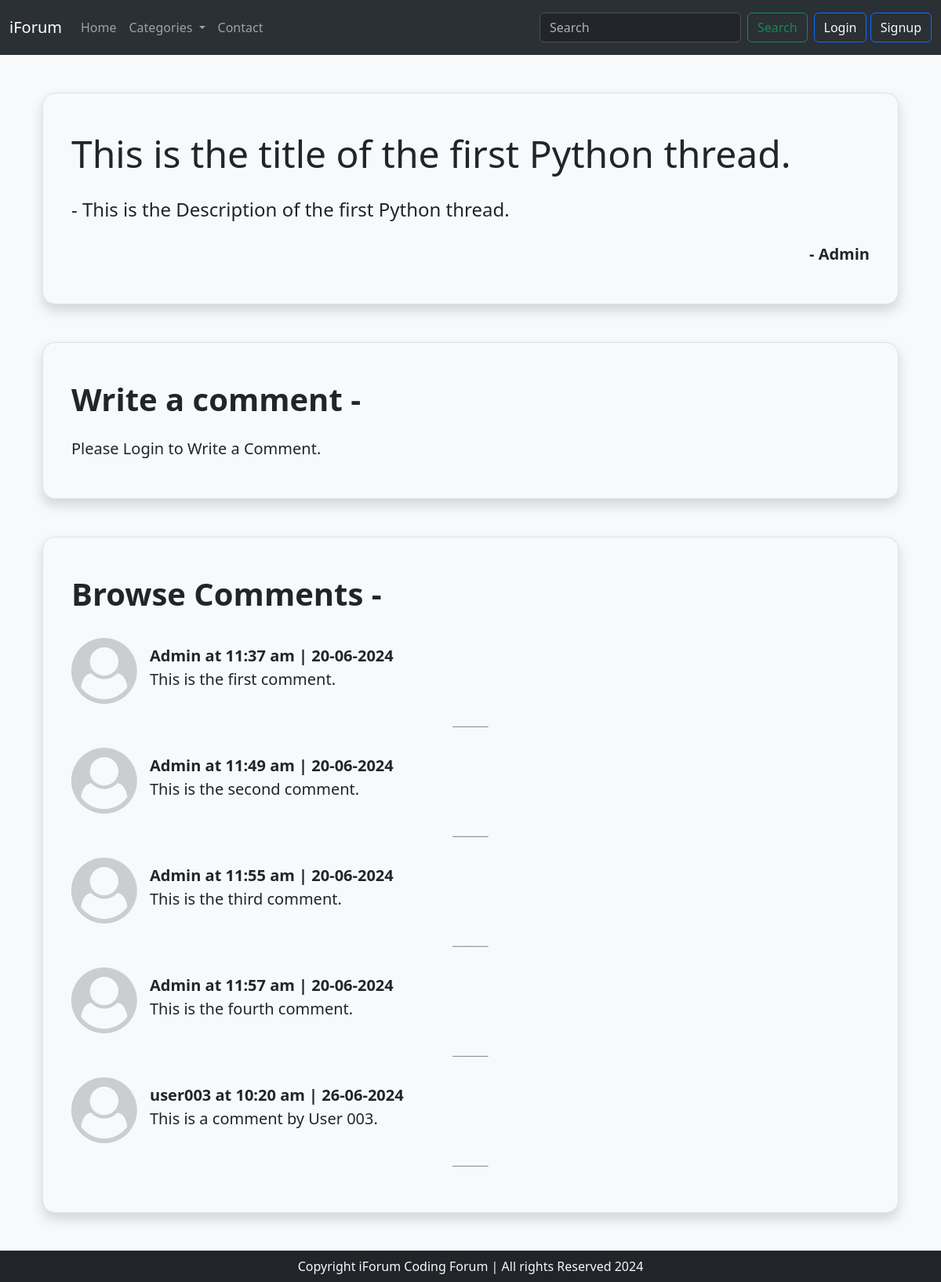
The app's page /thread_comments.php?thread_id=3 with its own data.
### tables this page shows
CREATE TABLE `threads` (
  `thread_id` int(11) NOT NULL,
  `thread_title` varchar(255) NOT NULL,
  `thread_description` text NOT NULL,
  `user_id` int(11) NOT NULL,
  `category_id` int(11) NOT NULL,
  `timestamp` timestamp NOT NULL DEFAULT current_timestamp()
);

CREATE TABLE `users` (
  `user_id` int(11) NOT NULL,
  `name` varchar(255) NOT NULL,
  `username` varchar(255) NOT NULL,
  `email` varchar(255) NOT NULL,
  `password` text NOT NULL,
  `timestamp` timestamp NOT NULL DEFAULT current_timestamp()
);

CREATE TABLE `comments` (
  `comment_id` int(11) NOT NULL,
  `comment_content` text NOT NULL,
  `thread_id` int(11) NOT NULL,
  `user_id` int(11) NOT NULL,
  `timestamp` timestamp NOT NULL DEFAULT current_timestamp()
);

### thread_comments.php (the view, shortened to what this page needs)
<!doctype html>
<html lang="en">
<head>
    <link href="https://cdn.jsdelivr.net/npm/bootstrap@5.3.3/dist/css/bootstrap.min.css" rel="stylesheet"
>
</head>
<body class="bg-light">
    <?php
    require 'partials/__header.php';
    require 'partials/__dbconnect.php';
    $thread_id = $_GET['thread_id'];
    ?>
    <div class="container" id="mainContainer">
        <div class="container">
            <?php
            $sql_thread_detail = "SELECT * FROM `threads` WHERE `thread_id` = '$thread_id'";
            $result = mysqli_query($conn, $sql_thread_detail);
            while ($row = mysqli_fetch_assoc($result)) {
                $thread_user_id = $row['user_id'];
                $sql_get_user = "SELECT * FROM `users` WHERE `user_id` = '$thread_user_id'";
                $result_user = mysqli_query($conn, $sql_get_user);
                if ($result_user) {
                    if (mysqli_num_rows($result_user)) {
                        while ($row_user = mysqli_fetch_assoc($result_user)) {
                            $thread_username = $row_user['username'];
                            echo '<div class="p-4 my-5 bg-body-tertiary rounded-4 border shadow">
                        <div class="container-fluid my-4">
                            <h1 class="display-5">' . $row['thread_title'] . '</h1>
                            <p class="col-md-8 fs-4 my-4">- ' . $row['thread_description'] . '</p>
                            <p class="text-end fw-semibold fs-5">- ' . $thread_username . '</p>
                        </div>
                    </div>';
                        }
                    }
                }
            }
            ?>
            <div class="p-4 my-5 bg-body-tertiary rounded-4 border shadow">
                <div class="container-fluid my-4">
                    <h2 class="display-6 fw-semibold">Write a comment - </h2>
                    <form action="partials/__handleComment.php" method="post" class="my-4">
                        <?php
                        if (isset($_SESSION['loggedIn']) and $_SESSION['loggedIn'] == 'yes') {
                            echo ' <div class="mb-3">
                            <textarea class="form-control" id="comment" name="comment" required></textarea>
                        </div>
                        <button type="submit" class="btn btn-primary mt-3">Submit</button>';
                        } else {
                            echo '<p class="fs-5">Please Login to Write a Comment.</p>';
                        }
                        ?>
                    </form>
                </div>
            </div>
            <div class="p-4 my-5 bg-body-tertiary rounded-4 border shadow">
                <div class="container-fluid my-4">
                    <h2 class="display-6 fw-semibold pb-3">Browse Comments -</h2>
                    <?php
                    $sql_get_threads = "SELECT * FROM `comments` WHERE `thread_id` = '$thread_id'";
                    $result = mysqli_query($conn, $sql_get_threads);
                    if ($result) {
                        if (mysqli_num_rows($result)) {
                            while ($row = mysqli_fetch_assoc($result)) {
                                $comment_content = $row['comment_content'];
                                $comment_user_id = $row['user_id'];
                                $sql_get_user = "SELECT * FROM `users` WHERE `user_id` = '$comment_user_id'";
                                $result_user = mysqli_query($conn, $sql_get_user);
                                if ($result_user) {
                                    if (mysqli_num_rows($result_user)) {
                                        while ($row_user = mysqli_fetch_assoc($result_user)) {
                                            $thread_username = $row_user['username'];
                                            $timestamp_comments = $row['timestamp'];
                                            $timestamp_comments = date("h:i a | d-m-Y", strtotime($timestamp_comments));
                                            echo '<div class="d-flex align-items-center my-3">
                                            <div class="flex-shrink-0" style="width: 7vw">
                                            <img src="img/forum_user_default.png" alt="" class="img-fluid">
                                            </div>
                                            <div class="flex-grow-1 ms-3"><p class="mt-2 fs-5 fw-semibold m-0">' . $thread_username . ' at ' . $timestamp_comments . '</p>
                                            <p class="fs-5">' . $comment_content . '</p>
                                            </div>
                                            </div>
                                            <p class="text-center m-0 opacity-50">────</p>';
                                        }
                                    }
                                }
                            }
                        } else {
                            echo '<p class="fs-4 my-4"> - No Comments Found, Be the first one to comment on this thread.</p>';
                        }
                    }
                    ?>
                </div>
            </div>
        </div>
    </div>
    <?php
    require 'partials/__footer.php'
        ?>
</body>
</html>

### records on screen
threads: thread_title "This is the title of the first Python thread.", thread_description "This is the Description of the first Python thread."
users: username "Admin"
comments: timestamp "11:37 am | 20-06-2024", comment_content "This is the first comment."
comments: timestamp "11:49 am | 20-06-2024", comment_content "This is the second comment."
comments: timestamp "11:55 am | 20-06-2024", comment_content "This is the third comment."
comments: timestamp "11:57 am | 20-06-2024", comment_content "This is the fourth comment."
comments: timestamp "10:20 am | 26-06-2024", comment_content "This is a comment by User 003."
users: username "user003"
